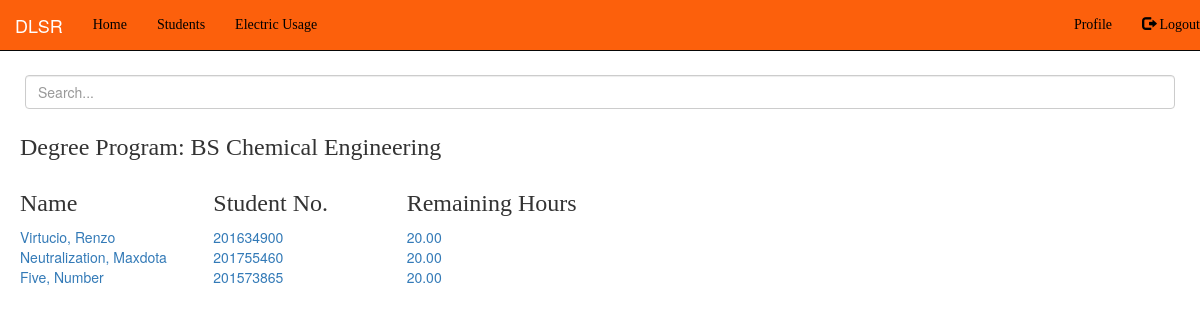
/viewing/deg_prog/6/ (signed in), run on an earlier commit of the app's database.
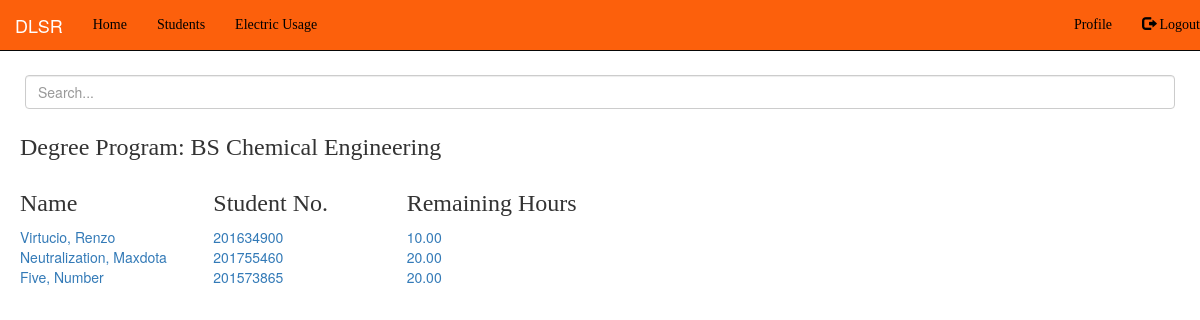
And on a later commit of the database.
### viewing/models.py (models this page shows, shortened)
class Student(models.Model):
	last_name = models.CharField(max_length = 30)
	first_name = models.CharField(max_length = 30)
	degree_prog = models.ForeignKey(DegreeProg, on_delete=models.CASCADE)
	student_no = models.IntegerField()
	rem_hours = models.DecimalField(decimal_places=2,max_digits=1000,default=20.0)
	total_elec_usage = models.DecimalField(decimal_places=2,max_digits=1000,default=0)
	pword = models.CharField(max_length = 30, default=randomString(10))

class DegreeProg(models.Model):
	deg_name = models.CharField(max_length=200,default='Non Major')
	def __str__(self):
		return self.deg_name
	class Meta:
		ordering = ('deg_name',)

### viewing/views.py (the view)
# urls.py: path('deg_prog/<int:pk>/', login_required(DegProgStudentList.as_view()), name="viewing-DegProgStudentList"),
class DegProgStudentList(ListView):
	template_name = 'viewing/list_students.html'
	model = DegreeProg
	context_object_name = 'students'
	def get_queryset(self):
		self.degree_prog = get_object_or_404(DegreeProg, pk=self.kwargs['pk'])
		return Student.objects.filter( degree_prog = self.degree_prog)

### viewing/templates/viewing/list_students.html
{% extends "viewing/base.html" %}
{% block content %}
	<div class="md-form mt-0" id="search-bar">
  		<input class="form-control" type="text" placeholder="Search..." aria-label="Search">
	</div>
	<div>
		<h3>Degree Program: {{ students.0.degree_prog }}</h3>
	</div>
	<div class="row text-left row-no-gutters">
		<div class="col-sm-2"> <h3>Name</h3> </div>
		<div class="col-sm-2"> <h3>Student No.</h3> </div>
		<div class="col-sm-2"> <h3>Remaining Hours</h3> </div>
	</div>
	{% for s in students %}
	<div class="row text-left row-no-gutters" id="row-student">
		<div class="col-sm-2">
			<a href="{% url 'viewing-StudentDetailView' s.id %}">{{ s.last_name }}, {{ s.first_name }}</a>
		</div>
		<div class="col-sm-2">
			<a href="{% url 'viewing-StudentDetailView' s.id %}">{{ s.student_no }}</a>
		</div>
		<div class="col-sm-2">
			<a href="{% url 'viewing-StudentDetailView' s.id %}">{{ s.rem_hours}}</a>
		</div>
	</div>
	{% endfor %}
{% endblock content %}

What changed in the data, as far as the page shows it:
changed Student "Virtucio": rem_hours "20.00" → "10.00"
